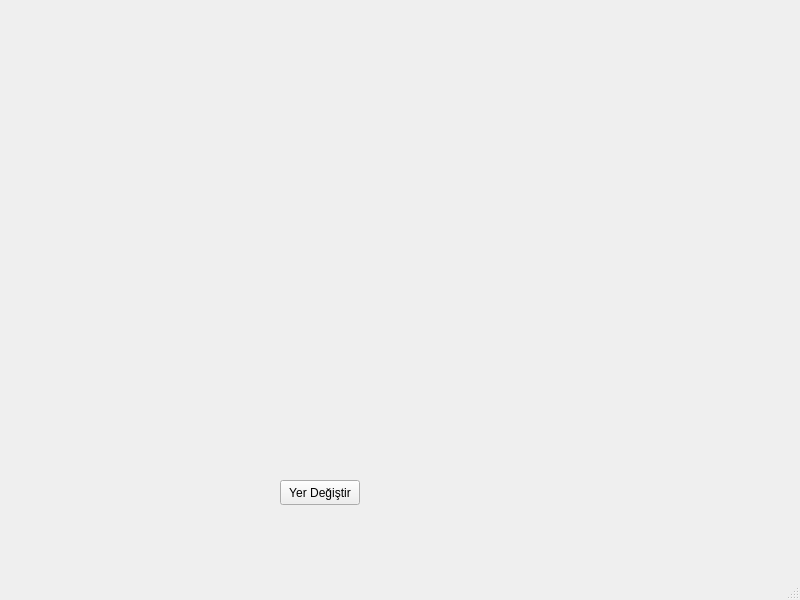
<?xml version="1.0" encoding="UTF-8"?>
<ui version="4.0">
 <class>MainWindow</class>
 <widget class="QMainWindow" name="MainWindow">
  <property name="geometry">
   <rect>
    <x>0</x>
    <y>0</y>
    <width>800</width>
    <height>600</height>
   </rect>
  </property>
  <property name="windowTitle">
   <string>MainWindow</string>
  </property>
  <widget class="QWidget" name="centralwidget">
   <widget class="QPushButton" name="pushButton">
    <property name="geometry">
     <rect>
      <x>280</x>
      <y>480</y>
      <width>80</width>
      <height>25</height>
     </rect>
    </property>
    <property name="text">
     <string>Yer Değiştir</string>
    </property>
   </widget>
  </widget>
  <widget class="QMenuBar" name="menubar">
   <property name="geometry">
    <rect>
     <x>0</x>
     <y>0</y>
     <width>800</width>
     <height>25</height>
    </rect>
   </property>
  </widget>
  <widget class="QStatusBar" name="statusbar"/>
 </widget>
 <resources/>
 <connections/>
</ui>
